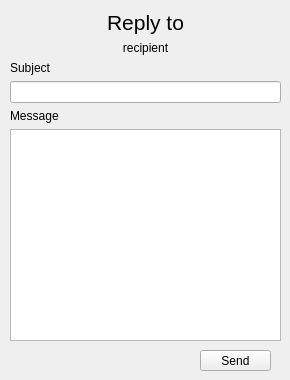
<?xml version="1.0" encoding="UTF-8"?>
<ui version="4.0">
 <class>replymessage</class>
 <widget class="QWidget" name="replymessage">
  <property name="geometry">
   <rect>
    <x>0</x>
    <y>0</y>
    <width>290</width>
    <height>380</height>
   </rect>
  </property>
  <property name="minimumSize">
   <size>
    <width>290</width>
    <height>380</height>
   </size>
  </property>
  <property name="maximumSize">
   <size>
    <width>290</width>
    <height>380</height>
   </size>
  </property>
  <property name="windowTitle">
   <string>Form</string>
  </property>
  <widget class="QPushButton" name="sendButton">
   <property name="geometry">
    <rect>
     <x>200</x>
     <y>350</y>
     <width>71</width>
     <height>21</height>
    </rect>
   </property>
   <property name="text">
    <string>Send</string>
   </property>
  </widget>
  <widget class="QWidget" name="layoutWidget">
   <property name="geometry">
    <rect>
     <x>10</x>
     <y>10</y>
     <width>271</width>
     <height>331</height>
    </rect>
   </property>
   <layout class="QVBoxLayout" name="verticalLayout_2">
    <item>
     <widget class="QLabel" name="label_2">
      <property name="font">
       <font>
        <pointsize>16</pointsize>
       </font>
      </property>
      <property name="text">
       <string>Reply to</string>
      </property>
      <property name="alignment">
       <set>Qt::AlignCenter</set>
      </property>
     </widget>
    </item>
    <item>
     <widget class="QLabel" name="recipientLabel">
      <property name="text">
       <string>recipient</string>
      </property>
      <property name="alignment">
       <set>Qt::AlignCenter</set>
      </property>
     </widget>
    </item>
    <item>
     <layout class="QHBoxLayout" name="horizontalLayout"/>
    </item>
    <item>
     <layout class="QVBoxLayout" name="verticalLayout">
      <item>
       <widget class="QLabel" name="label_3">
        <property name="text">
         <string>Subject</string>
        </property>
       </widget>
      </item>
      <item>
       <widget class="QLineEdit" name="subjectText"/>
      </item>
      <item>
       <widget class="QLabel" name="label_4">
        <property name="text">
         <string>Message</string>
        </property>
       </widget>
      </item>
      <item>
       <widget class="QTextEdit" name="messageText"/>
      </item>
     </layout>
    </item>
   </layout>
  </widget>
 </widget>
 <resources/>
 <connections/>
</ui>
